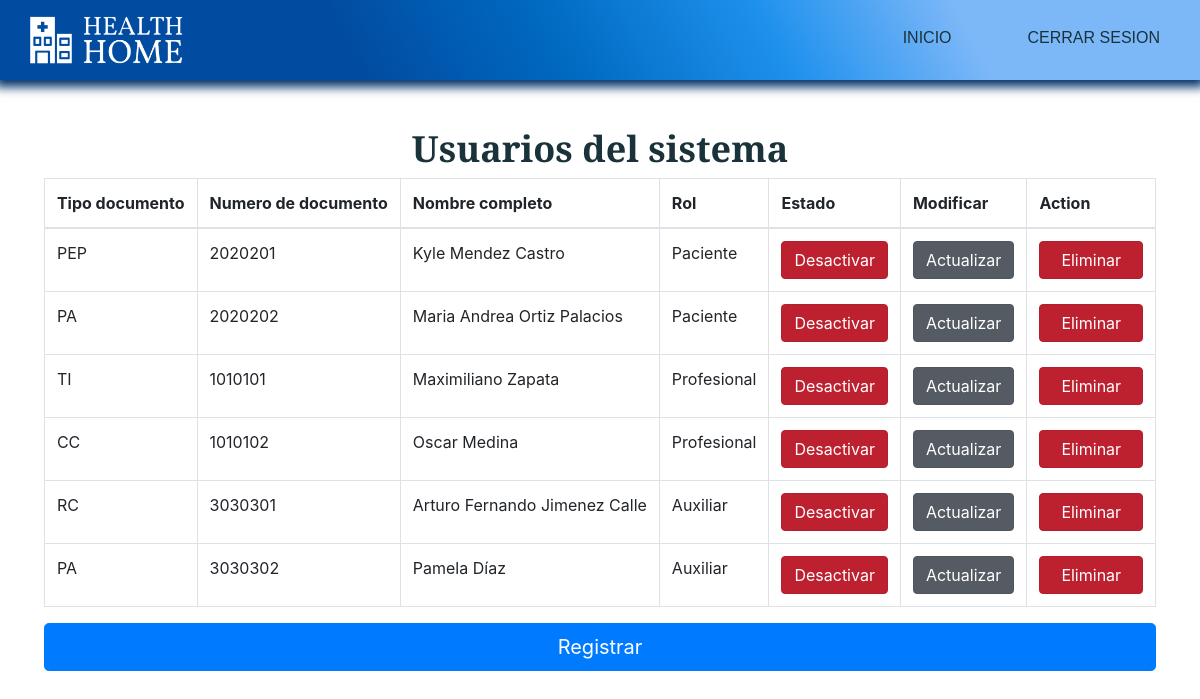
Before: /index.php?c=Administrador&a=gestion_u with the older database file.
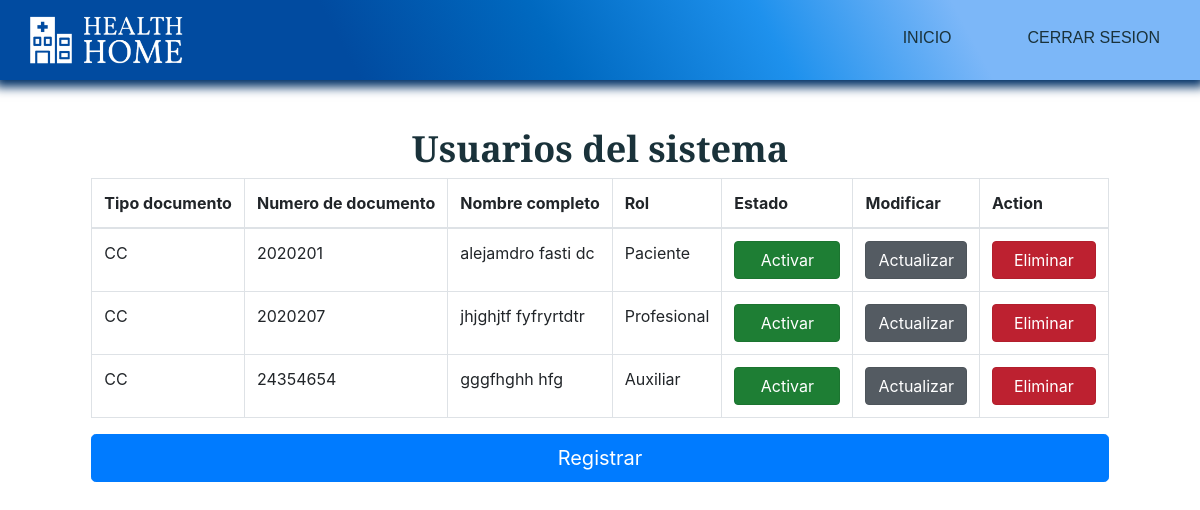
After: the same page with the newer database file.
### tables this page shows
CREATE TABLE `paciente` (
  `id_paciente` varchar(20) NOT NULL,
  `id_tipo_doc` varchar(5) NOT NULL,
  `nombres_pac` varchar(40) NOT NULL,
  `apellidos_pac` varchar(40) NOT NULL,
  `tel_pac` bigint(10) NOT NULL,
  `correo_pac` varchar(30) NOT NULL,
  `sexo_pac` varchar(15) NOT NULL,
  `estado_pac` tinyint(1) NOT NULL,
  `pass_pac` varchar(20) NOT NULL,
  `create_pac` datetime NOT NULL DEFAULT current_timestamp()
);

CREATE TABLE `profesional` (
  `id_profesional` varchar(20) NOT NULL,
  `id_tipo_doc` varchar(5) NOT NULL,
  `id_consultorios` varchar(3) DEFAULT NULL,
  `id_especialidad` tinyint(2) DEFAULT NULL,
  `nombres_prof` varchar(40) NOT NULL,
  `apellidos_prof` varchar(40) NOT NULL,
  `tel_prof` bigint(10) NOT NULL,
  `correo_prof` varchar(30) NOT NULL,
  `dias_laborales` text NOT NULL,
  `franja_horaria` varchar(30) NOT NULL,
  `estado_prof` tinyint(1) NOT NULL,
  `pass_prof` varchar(20) NOT NULL,
  `create_prof` datetime NOT NULL DEFAULT current_timestamp()
);

CREATE TABLE `auxiliar` (
  `id_auxiliar` varchar(20) NOT NULL,
  `id_tipo_doc` varchar(5) NOT NULL,
  `nombres_aux` varchar(40) NOT NULL,
  `apellidos_aux` varchar(40) NOT NULL,
  `tel_aux` bigint(10) NOT NULL,
  `correo_aux` varchar(30) NOT NULL,
  `estado_aux` tinyint(1) NOT NULL,
  `pass_aux` varchar(20) NOT NULL,
  `create_aux` datetime NOT NULL DEFAULT current_timestamp()
);

### controllers/Administrador.php (called while the page is built, shortened)
<?php
	class AdministradorController {
		public function __construct(){
			require_once "models/AdministradorModel.php";
		}
		public function gestion_u(){
			$usuarios = new Administrador_model();
			$data["pacientes"] = $usuarios->get_pacientes();
			$data["profesionales"] = $usuarios->get_profesional();
			$data["auxiliares"] = $usuarios->get_auxiliar();
			require_once "views/administrador/gestion_usuarios/gestion_usuarios.php";
		}
	}
?>

### config/database.php (called while the page is built)
<?php
	class Conectar {
		public static function conexion(){
			$conexion = new mysqli("localhost", "root", "", "clinica_health_home");
			return $conexion;
		}
	}
?>

### models/AdministradorModel.php (called while the page is built, shortened)
<?php
	class Administrador_model {
		private $db;
		private $paciente;
        private $profesional;
        private $auxiliar;
		public function __construct(){
			$this->db = Conectar::conexion();
			$this->paciente = array();
            $this->profesional = array();
            $this->auxiliar = array();
		}
		public function get_pacientes()
		{
			$sql = "SELECT * FROM paciente";
			$resultado = $this->db->query($sql);
			while($row = $resultado->fetch_assoc())
			{
				$this->paciente[] = $row;
			}
			return $this->paciente;
		}
        public function get_profesional()
		{
			$sql = "SELECT * FROM profesional";
			$resultado = $this->db->query($sql);
			while($row = $resultado->fetch_assoc())
			{
				$this->profesional[] = $row;
			}
			return $this->profesional;
		}
        public function get_auxiliar()
		{
			$sql = "SELECT * FROM auxiliar";
			$resultado = $this->db->query($sql);
			while($row = $resultado->fetch_assoc())
			{
				$this->auxiliar[] = $row;
			}
			return $this->auxiliar;
		}
	}
?>

### views/administrador/gestion_usuarios/gestion_usuarios.php (the view, shortened to what this page needs)
<!DOCTYPE html>
<html lang="en">
<head>
    <link rel="stylesheet" href="assets/css/estilos.css">
    <link rel="stylesheet" href="https://stackpath.bootstrapcdn.com/bootstrap/4.4.1/css/bootstrap.min.css">
    <link rel="stylesheet" type="text/css" href="https://cdn.datatables.net/v/bs4/dt-1.10.20/datatables.min.css"/>
    <link rel="stylesheet" type="text/css" href="https://cdn.datatables.net/responsive/2.2.3/css/responsive.dataTables.min.css">
</head>
<body>
    <header>
        <div class="container__menu">
            <div class="logo">
                <img src="assets/images/Logo2.png" alt="">
            </div>
            <div class="menu">
                <nav id="nav">
                    <ul>
                        <li><a href="index.php?c=Administrador&a=index">Inicio</a></li>
                        <li><a href="">Cerrar sesion</a></li>
                    </ul>
                </nav>
            </div>
        </div>
    </header>
    <main>
        <div class="container__cover">
            <div class="cover">
                <div class="caja3">
                    <h1>Usuarios del sistema</h1>
                    <div class="row">
                        <div class="col-lg-12">
                            <table id="example" class="table table-bordered  display nowrap" cellspacing="0" width="100%">
                                <thead>
                                    <tr>
                                        <th>Tipo documento</th>
                                        <th>Numero de documento</th>
                                        <th>Nombre completo</th>
                                        <th>Rol</th>
                                        <th>Estado</th>
                                        <th>Modificar</th>
                                        <th>Action</th>
                                    </tr>
                                </thead>
                                <tbody>
                                    <?php foreach ($data["pacientes"] as $dato) {
                                      if($dato["estado_pac"]==1){
                                        $url="index.php?c=Administrador&a=cambio_estado_1_pac&id=";
                                        $boton="class='btn btn-danger active' role='button' aria-pressed='true'>Desactivar</a>";
                                      }else{
                                        $url="index.php?c=Administrador&a=cambio_estado_2_pac&id=";
                                        $boton="class='btn btn-success active' role='button' aria-pressed='true'>&nbsp&nbsp&nbspActivar&nbsp&nbsp&nbsp</a>";
                                      }
                                      echo "<tr>";
                                      echo "<td>".$dato["id_tipo_doc"]."</td>";
                                      echo "<td>".$dato["id_paciente"]."</td>";
                                      echo "<td>".$dato["nombres_pac"]."&nbsp".$dato["apellidos_pac"]."</td>";
                                      echo "<td> Paciente </td>";
                                      echo "<td><a href='"."$url".$dato["id_paciente"]."' ".$boton."</td>";
                                      echo "<td><a href='index.php?c=Administrador&a=actualizar_pac&id=".$dato["id_paciente"]."&t_doc=".$dato["id_tipo_doc"]."' class='btn btn-secondary active' role='button' aria-pressed='true'>Actualizar</a></td>";
                                      echo "<td><a href='index.php?c=Administrador&a=eliminar_pac&id=".$dato["id_paciente"]."' class='btn btn-danger active' role='button' aria-pressed='true'>&nbsp&nbspEliminar&nbsp&nbsp</a></td>";
                                      echo "</tr>";
                                    }
                                    foreach ($data["profesionales"] as $dato){
                                        if($dato["estado_prof"]==1){
                                            $url="index.php?c=Administrador&a=cambio_estado_1_prof&id=";
                                            $boton="class='btn btn-danger active' role='button' aria-pressed='true'>Desactivar</a>";
                                          }else{
                                            $url="index.php?c=Administrador&a=cambio_estado_2_prof&id=";
                                            $boton="class='btn btn-success active' role='button' aria-pressed='true'>&nbsp&nbsp&nbspActivar&nbsp&nbsp&nbsp</a>";
                                          }
                                        echo "<tr>";
                                        echo "<td>".$dato["id_tipo_doc"]."</td>";
                                        echo "<td>".$dato["id_profesional"]."</td>";
                                        echo "<td>".$dato["nombres_prof"]."&nbsp".$dato["apellidos_prof"]."</td>";
                                        echo "<td> Profesional </td>";
                                        echo "<td><a href='"."$url".$dato["id_profesional"]."' ".$boton."</td>";
                                        echo "<td><a href='index.php?c=Administrador&a=actualizar_prof&id=".$dato["id_profesional"]."&t_doc=".$dato["id_tipo_doc"]."' class='btn btn-secondary active' role='button' aria-pressed='true'>Actualizar</a></td>";
                                        echo "<td><a href='index.php?c=Administrador&a=eliminar_prof&id=".$dato["id_profesional"]."' class='btn btn-danger active' role='button' aria-pressed='true'>&nbsp&nbspEliminar&nbsp&nbsp</a></td>";
                                        echo "</tr>";
                                    }
                                    foreach ($data["auxiliares"] as $dato){
                                        if($dato["estado_aux"]==1){
                                            $url="index.php?c=Administrador&a=cambio_estado_1_aux&id=";
                                            $boton="class='btn btn-danger active' role='button' aria-pressed='true'>Desactivar</a>";
                                          }else{
                                            $url="index.php?c=Administrador&a=cambio_estado_2_aux&id=";
                                            $boton="class='btn btn-success active' role='button' aria-pressed='true'>&nbsp&nbsp&nbspActivar&nbsp&nbsp&nbsp</a>";
                                          }
                                        echo "<tr>";
                                        echo "<td>".$dato["id_tipo_doc"]."</td>";
                                        echo "<td>".$dato["id_auxiliar"]."</td>";
                                        echo "<td>".$dato["nombres_aux"]."&nbsp".$dato["apellidos_aux"]."</td>";
                                        echo "<td> Auxiliar </td>";
                                        echo "<td><a href='"."$url".$dato["id_auxiliar"]."' ".$boton."</td>";
                                        echo "<td><a href='index.php?c=Administrador&a=actualizar_aux&id=".$dato["id_auxiliar"]."' class='btn btn-secondary active' role='button' aria-pressed='true'>Actualizar</a></td>";
                                        echo "<td><a href='index.php?c=Administrador&a=eliminar_aux&id=".$dato["id_auxiliar"]."' class='btn btn-danger active' role='button' aria-pressed='true'>&nbsp&nbspEliminar&nbsp&nbsp</a></td>";
                                        echo "</tr>";
                                    }
                                    ?>
                                </tbody>
                            </table>
                        </div>
                    </div>
                    <button id="btn1" class="btn btn-primary btn-lg btn-block">Registrar</button>
                </div>
            </div>
        </div>
    </main>
</body>
</html>

### index.php (shortened to what this page needs)
<?php
	require_once "config/database.php";
    require_once "core/routes.php";
    require_once "controllers/Administrador.php";
	if(isset($_GET['c'])){
		$controlador = cargarControlador($_GET['c']);
		if(isset($_GET['a'])){
			if(isset($_GET['id'])){
				if(isset($_GET['t_doc'])){
					cargarAccion($controlador, $_GET['a'], $_GET['id'], $_GET['t_doc']);
				}else{
					cargarAccion($controlador, $_GET['a'], $_GET['id']);
				}
				} else {
				cargarAccion($controlador, $_GET['a']);
			}
			} else {
			cargarAccion($controlador, ACCION_PRINCIPAL);
		}
		} else {
		$controlador = cargarControlador(CONTROLADOR_PRINCIPAL);
		$accionTmp = ACCION_PRINCIPAL;
		$controlador->$accionTmp();
	}
?>

### core/routes.php (shortened to what this page needs)
<?php
	function cargarAccion($controller, $accion, $id = null, $t_doc = null){
		if(isset($accion) && method_exists($controller, $accion)){
			if($id == null && $t_doc == null){
				$controller->$accion();
				} else {
				$controller->$accion($id, $t_doc);
			}
			} else {
			$controller->ACCION_PRINCIPAL();
		}
	}
?>

### assets/css/estilos.css (style rules this page uses)
* { margin: 0; padding: 0; box-sizing: border-box; }
body { font-family: 'Montserrat', sans-serif; }
header { box-shadow: 0px 2px 10px 5px rgb(1, 48, 102); width: 100%; height: 80px; position: fixed; z-index: 1; padding: 40px; background: linear-gradient(62deg, rgba(1, 75, 160, 1) 29%, rgba(0, 105, 192, 1) 46%, rgba(30, 145, 237, 1) 64%, rgba(124, 183, 248, 1) 80%); }
.container__menu { max-width: 1200px; height: 100%; margin: auto; display: flex; justify-content: space-between; }
.logo { height: 100%; display: flex; align-items: center; }
.logo img { width: 170px; }
.menu { display: flex; align-items: center; margin-top: 11px; }
.menu ul { display: flex; }
.menu ul li { list-style: none; margin-left: 36px; }
.menu ul li a { font-family: 'Merriweather Sans', sans-serif; text-decoration: none; font-size: 16px; color: #1A323A; text-transform: uppercase; }
header nav ul li { padding: 10px 20px; -webkit-transition: all 500ms ease; -o-transition: all 500ms ease; transition: all 500ms ease; }
.container__cover { width: 100%; background-image: white; background-position: right; background-repeat: no-repeat; padding: 21px; }
.cover { max-width: 1200px; height: 100%; margin: auto; display: flex; align-items: center; justify-content: space-between; }
.row { --bs-gutter-x: 1.5rem; --bs-gutter-y: 0; display: flex; flex-wrap: wrap; margin-top: calc(-1 * var(--bs-gutter-y)); margin-right: calc(-0.5 * var(--bs-gutter-x)); margin-left: calc(-0.5 * var(--bs-gutter-x)); flex-direction: row; align-content: stretch; justify-content: center; }
.container__cover .caja3 { max-width: 100%; justify-content: center; margin-left: auto; margin-right: auto; align-content: center; align-items: center; margin-top: 106px; }
.container__cover .caja3 h1 { font-family: 'Merriweather Sans', sans-serif; font-size: 36px; font-weight: 600; text-align: center; color: #1A323A; margin-left: auto; margin-right: auto; }
@media screen and (max-width: 1700px) { .container__cover { background-position: 50%; } }
@media screen and (max-width:1200px) { header { padding: 20px; } }
@media screen and (max-width:1200px) { .container__cover { background-position: -100px; } }
table thead { background-color: white; }

Changed rows visible on the page:
removed paciente: id_tipo_doc "PA", id_paciente "2020202", nombres_pac "Maria Andrea", apellidos_pac "Ortiz Palacios", estado_pac "Desactivar"
removed profesional: id_tipo_doc "TI", id_profesional "1010101", nombres_prof "Maximiliano", apellidos_prof "Zapata", estado_prof "Desactivar"
removed profesional: id_tipo_doc "CC", id_profesional "1010102", nombres_prof "Oscar", apellidos_prof "Medina", estado_prof "Desactivar"
removed auxiliar: id_tipo_doc "RC", id_auxiliar "3030301", nombres_aux "Arturo Fernando", apellidos_aux "Jimenez Calle", estado_aux "Desactivar"
removed auxiliar: id_tipo_doc "PA", id_auxiliar "3030302", nombres_aux "Pamela", apellidos_aux "Díaz", estado_aux "Desactivar"
changed paciente id 2020201: id_tipo_doc "PEP" → "CC"; nombres_pac "Kyle" → "alejamdro fasti"; apellidos_pac "Mendez Castro" → "dc"; estado_pac "Desactivar" → "Activar"
added profesional: id_tipo_doc "CC", id_profesional "2020207", nombres_prof "jhjghjtf", apellidos_prof "fyfryrtdtr", estado_prof "Activar"
added auxiliar: id_tipo_doc "CC", id_auxiliar "24354654", nombres_aux "gggfhghh", apellidos_aux "hfg", estado_aux "Activar"
